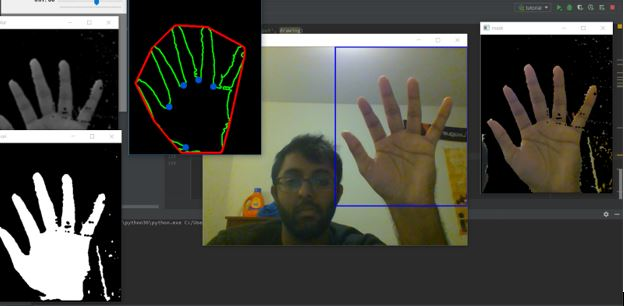
#> input picture website/images/hand.JPG, 625 x 306 px, given in place of the camera
$ python gesture_test.py
#> lines starting #> are read from the running program, lines starting #| are printed output that depends on the picture; after the words box and inside, x2 and y2 are one past the last pixel; in counts of white or black regions, pixels touching at a corner belong together
'''
Reference: https://gogul09.github.io/software/hand-gesture-recognition-p1

Test of gesture recognition
Shubhom Bhattacharya  (sb2287)
Asena Ulug (ayu2)

'''

import cv2
import numpy as np

# Need to have a global background to compare image frames against
background = None # sort of like a static variable in Java

def run_avg(image, weight):
    global background
    # initialize the background
    if background is None:
        background = image.copy().astype("float")
        return

    # compute weighted average, accumulate it and update the background
    cv2.accumulateWeighted(image, background, weight) # a function that defines the background using weighted sums of all frames

def segment(image, threshold=25):
    global background
    # find the absolute difference between background and current frame
    diff = cv2.absdiff(background.astype("uint8"), image)

    # threshold the diff image so that we get the foreground. This is where keeping a global background is necessary
    ret, thresholded = cv2.threshold(diff,
                                threshold,
                                255,
                                cv2.THRESH_BINARY)

    # get the contours in the thresholded image based on the thresholds above. Contour is formed from continuous line
    # of points above threshold
    contours = cv2.findContours(thresholded.copy(),
                                    cv2.RETR_EXTERNAL,
                                    cv2.CHAIN_APPROX_SIMPLE)

    # return None, if no contours detected
    if len(contours) == 0:
        return
    else:
        # based on contour area, get the maximum contour which is the hand
        segmented = max(contours, key=cv2.contourArea)
        return (ret,thresholded,segmented)

if __name__ == "__main__":
    print ("Beginning program")
    # initialize weight for running average
    aWeight = 0.5

    # get the reference to the webcam
    camera = cv2.VideoCapture(0)

    # region of interest (ROI) coordinates
    top, right, bottom, left = 10, 350, 225, 590

    # initialize num of frames
    num_frames = 0

    # keep looping, until interrupted
    while (True):
        # get the current frame
        (grabbed, frame) = camera.read()
#> frame is the input picture: shape (306, 625, 3); mean B, G, R 63.8, 70.6, 70.9

        # flip the frame so that it is not the mirror view
        frame = cv2.flip(frame, 1)
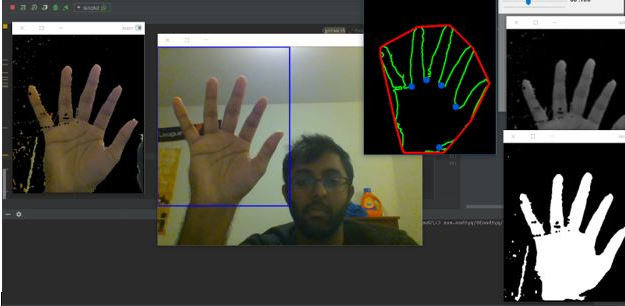
#> frame: shape (306, 625, 3); mean B, G, R 63.8, 70.6, 70.9

        # clone the frame
        clone = frame.copy()

        # get the height and width of the frame
        (height, width) = frame.shape[:2]
#> height = 306; width = 625

        # get the ROI
        roi = frame[top:bottom, right:left]
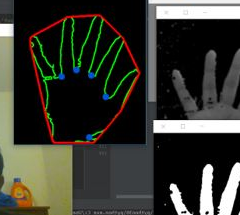
#> roi: shape (215, 240, 3); mean B, G, R 49.1, 57.4, 56.8

        # convert the roi to grayscale and blur it
        gray = cv2.cvtColor(roi, cv2.COLOR_BGR2GRAY)
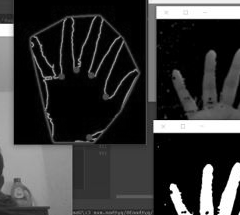
#> gray: shape (215, 240); min 0, max 255, mean 56.3
        gray = cv2.GaussianBlur(gray, (7, 7), 0)
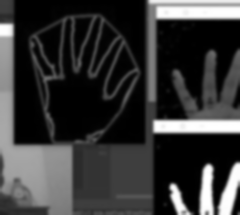
#> gray: shape (215, 240); min 0, max 255, mean 56.3

        # to get the background, keep looking till a threshold is reached
        # so that our running average model gets calibrated
        if num_frames < 30:
            run_avg(gray, aWeight)
        else:
            # segment the hand region
            ret,thresholded,segmented = segment(gray)
            hand = (thresholded,segmented)
            hull = cv2.convexHull(hand)
            defects = cv2.convexityDefects(hand, hull)


            # check whether hand region is segmented
            if hand is not None:
                # if yes, unpack the thresholded image and
                # segmented region
                (thresholded, segmented) = hand

                # draw the segmented region and display the frame
                cv2.drawContours(clone, [segmented + (right, top)], -1, (0, 0, 255))
                cv2.imshow("Thresholded", thresholded)

        # draw the segmented hand
        cv2.rectangle(clone, (left, top), (right, bottom), (0, 255, 0), 2)
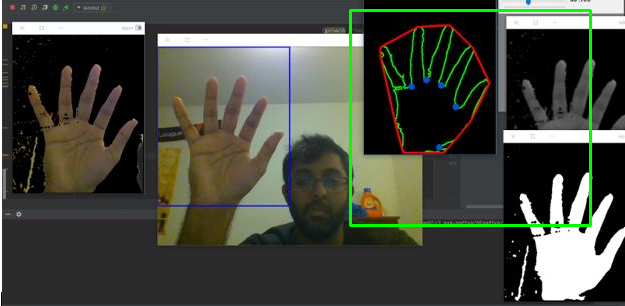
#> clone: shape (306, 625, 3); 1.43% of pixels changed, all inside (x1, y1, x2, y2) = (349, 9, 592, 227)

        # increment the number of frames
        num_frames += 1

        # display the frame with segmented hand
        cv2.imshow("Video Feed", clone)

        # observe the keypress by the user
        keypress = cv2.waitKey(1) & 0xFF
#> (key q is pressed here)

        # if the user pressed "q", then stop looping
        if keypress == ord("q"):
            break

# free up memory
camera.release()
cv2.destroyAllWindows()

$ run again, on website/images/us.JPG
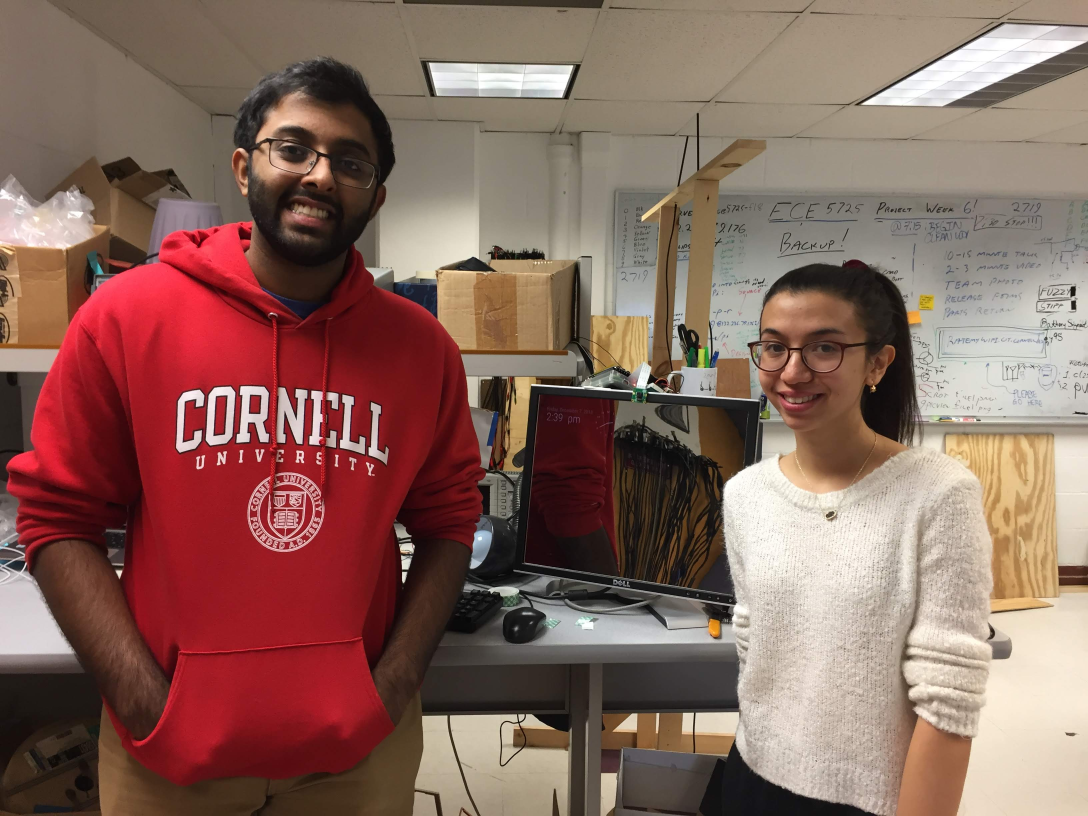
#> input picture website/images/us.JPG, 3264 x 2448 px, given in place of the camera (shown at 1/3 size)
#> frame is the input picture: shape (2448, 3264, 3); mean B, G, R 94, 103.8, 137.5
#> `roi = frame[top:bottom, right:left]`:
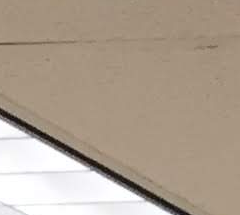
#> roi: shape (215, 240, 3); mean B, G, R 144.6, 160.1, 174.7
#> `gray = cv2.cvtColor(roi, cv2.COLOR_BGR2GRAY)`:
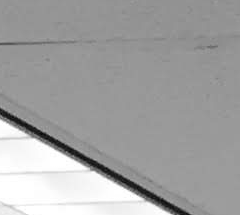
#> gray: shape (215, 240); min 4, max 255, mean 162.6
